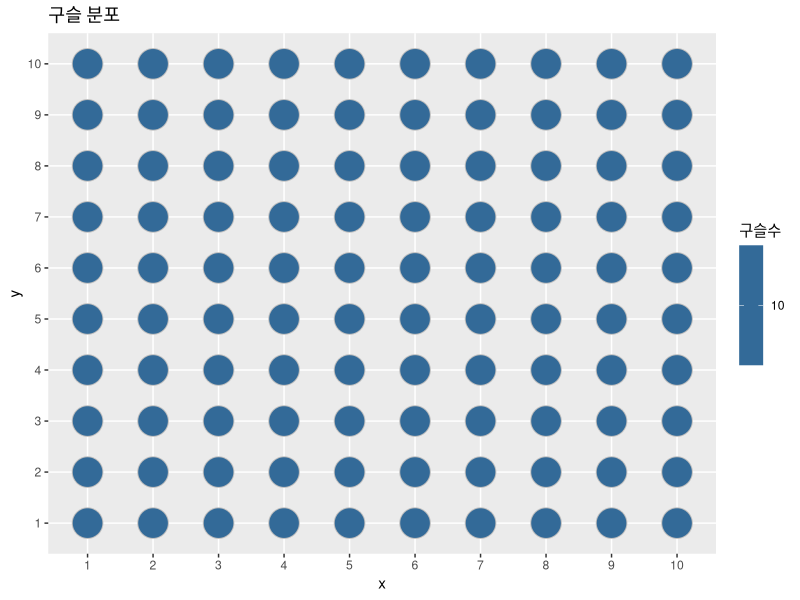
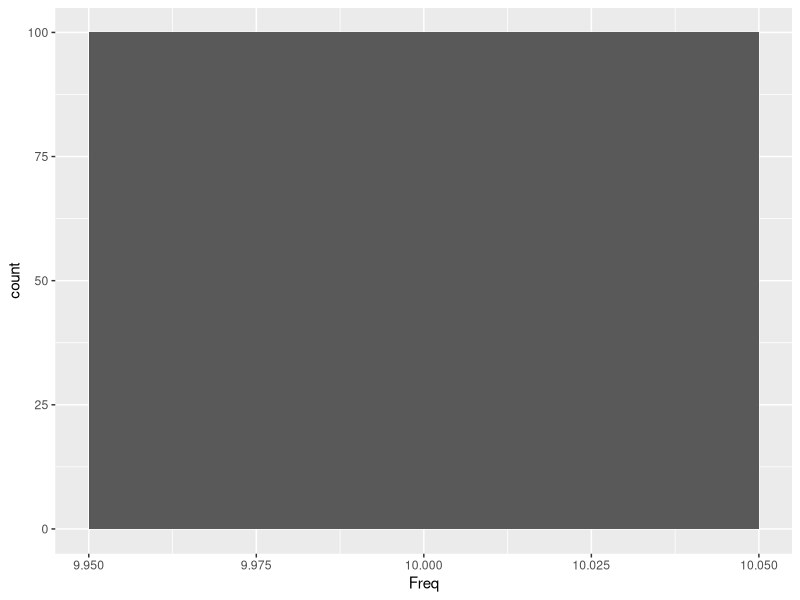
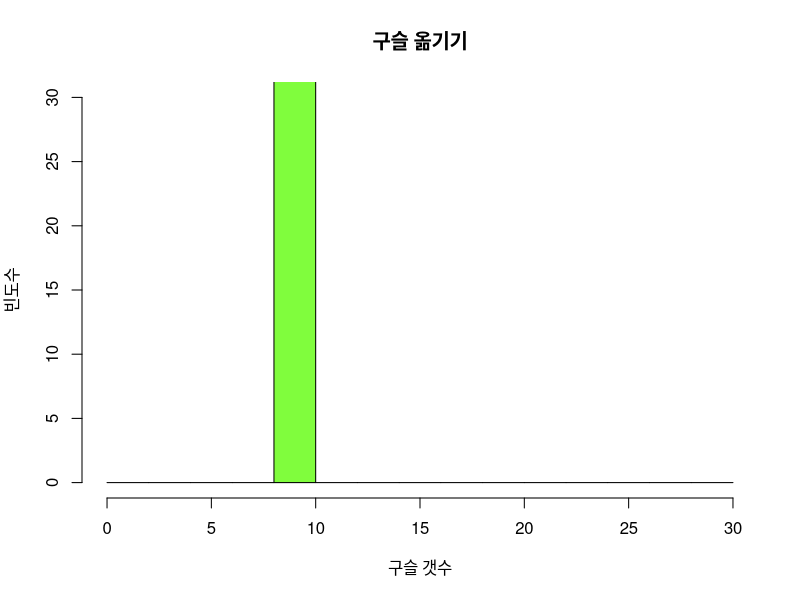
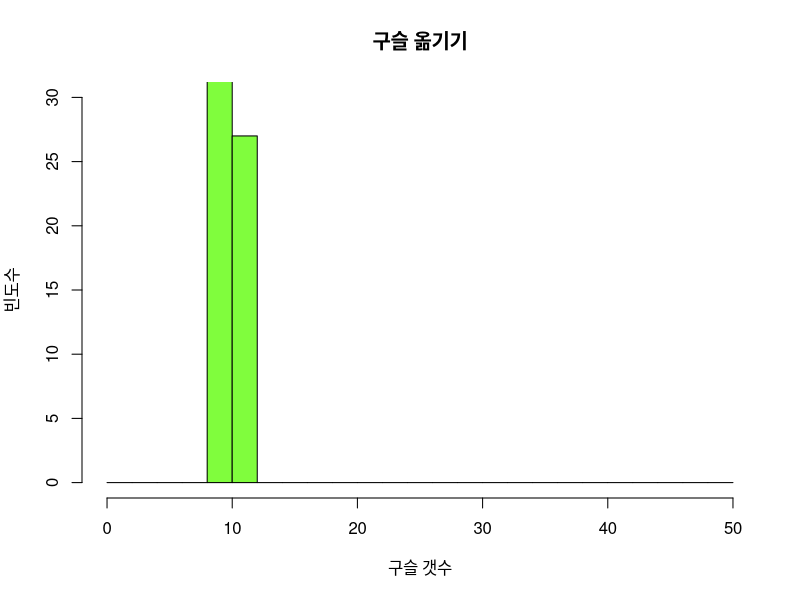
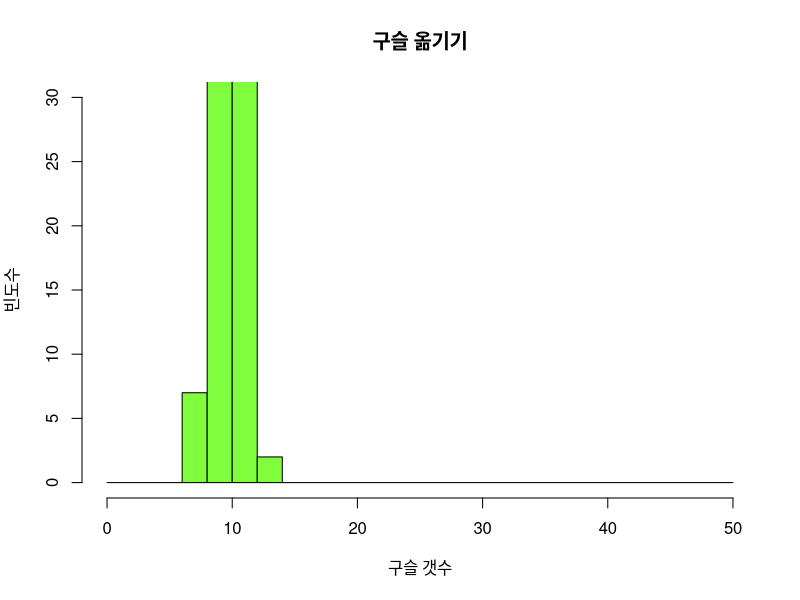
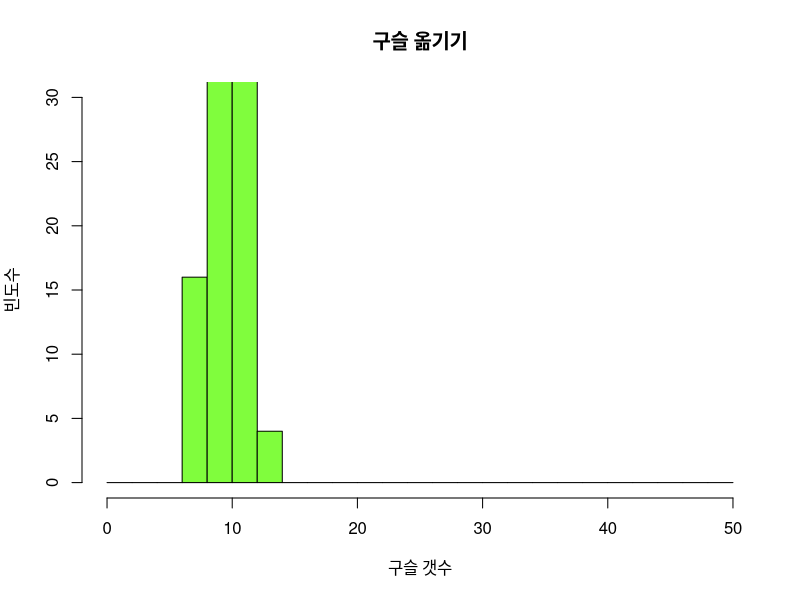
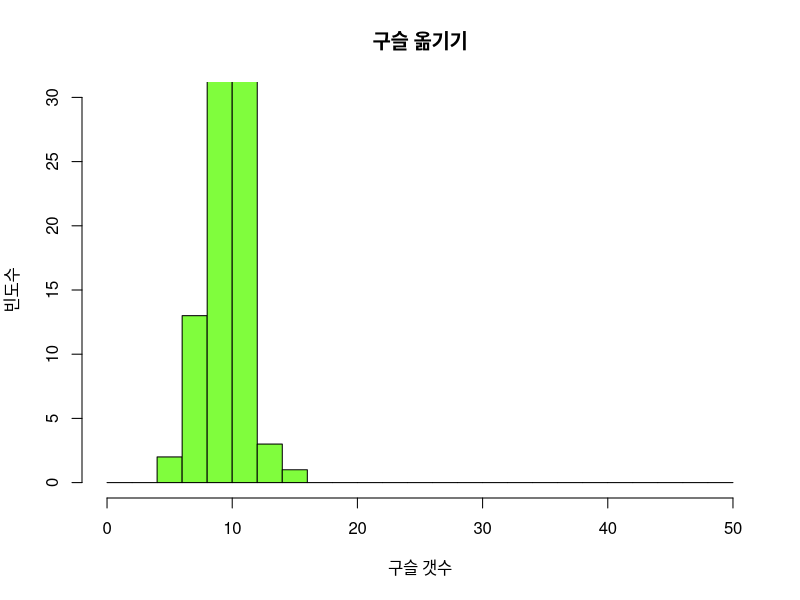
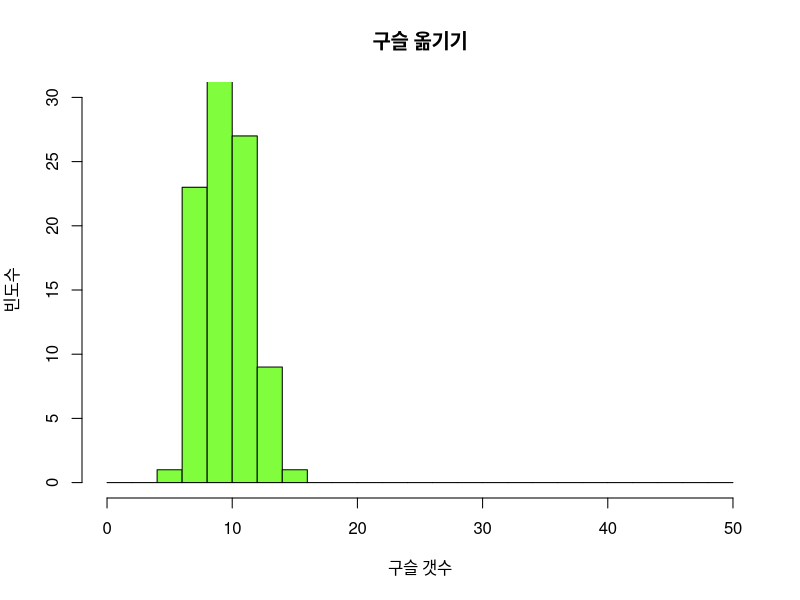

Source code (R) for these figures, in order:
## ---- chunk 1
# Ball_simulation

## ggplot2 로드하기 ###

library(tidyverse)


## 1~10까지 random 숫자를 x 좌표 1000개, y좌표 1000개를 뽑아서 a1, a2에 넣기 ####


#1000개의 구술에 x,y 좌표 이름 붙이기 (일정)
a1<-rep(c(1:10),100)
a2<-rep(1:10,each=100)


##a1, a2를 각각 x,y 좌표로 해서 matrix로 만들어서 m에 넣기 ####

m<-data.frame(cbind(a1,a2))

## x, y에 각각 몇개씩의 구슬이 들어있는지 y로 구하고 이것을 data.frame으로 만들어서 z에 넣기 ####

y<-table(m$a1,m$a2)

z<-data.frame(y)

## 구슬의 개수만큼 원의 사이즈를 비례하게 만들어서 x,y matrix에 표시하기 ####

ggplot(z,aes(x=Var1,y=Var2,fill=z$Freq))+geom_point(colour="grey",shape=21,size=z$Freq)+ xlab('x')+ylab('y')+ggtitle('구슬 분포')+labs(fill='구슬수')

z |> ggplot(aes(Freq))+
  geom_histogram()

## ---- chunk 2
#| echo: false

## 구슬의 개수 히스토그램 그리기 ####

hist(y,main="구슬 옮기기", ylim=c(0,30), xlab="구슬 갯수", ylab="빈도수",col="#80fd3d", breaks=seq(0, 30, 2))

## 한칸씩 욺직이며 구슬 옮기기, 옮기는 횟수를 100번하기 ###

for (l in c(1:100)){
  
  for (i in c(1:10)){
    
    for (j in c(1:10)) { 
      
      ## 구슬을 1개 이상일 때만 옮기기 ##
      
      if (y[i,j]>0){ 
        
        ### 옮기는 구슬의 개수 정하기 t ###
        
        t<-1
        
        ### 구슬을 옮길 때 상/하/좌/우 네가지 경우의 수를 임의로 정하기 k ###
        
        k<-(round(runif(1)*9)+1)%%4
        
        ## 옮기는 칸의 구슬은 t만큼 수를 줄이기
        
        y[i,j]<-y[i,j]-t    
        
        ## k=0 이면 왼쪽으로 구슬 t개를 주기 ##
        
        if(k==0){
          
          if(i==1){
            
            y[i+9,j]=y[i+9,j]+t }
          
          else {
            
            y[i-1,j] = y[i-1,j] + t
            
          }
          
        }
        
        ## k=1 이면 오른쪽으로 구슬 t개를 주기 ##
        
        else if(k==1){
          
          if(i==10){
            
            y[i-9,j]=y[i-9,j]+t }
          
          else {
            
            y[i+1,j] = y[i+1,j] + t
            
          }
          
        }
        
        ## k=2 이면 윗쪽으로 구슬 t개를 주기 ##
        
        else if(k==2){
          
          if(j==1){
            
            y[i,j+9]=y[i,j+9]+t }
          
          else {
            
            y[i,j-1] = y[i,j-1] + t
            
          }
          
        }
        
        ## k=3 이면 아래쪽으로 구슬 t개를 주기 ##
        
        else if(k==3){
          
          if(j==10){
            
            y[i,j-9]=y[i,j-9]+t }
          
          else {
            
            y[i,j+1] = y[i,j+1] + t
            
          }
          
        }
        
      }
      
    }
    
  }
  
  ## 구슬의 개수 히스토그램 그리기 ####

  hist(y,main="구슬 옮기기", ylim=c(0,30), xlab="구슬 갯수", ylab="빈도수",col="#80fd3d", breaks=seq(0, 50, 2)) 
  
  ## 히스토그램 변화를 보기 위하여 지연 시간 0.1초씩 주기 ###
  
  Sys.sleep(0.1) 
  
}





## ---- chunk 3
## 최종 결과 보여주기  히스토그램 ##

hist(y,main="구슬 옮기기", ylim=c(0,30), xlab="구슬 갯수", ylab="빈도수",col="#80fd3d", breaks=seq(0, 50, 2))

## 구슬의 개수만큼 원의 사이즈를 비례하게 만들어서 x,y matrix에 표시하기 ####

z<-data.frame(y)

ggplot(z,aes(x=Var1,y=Var2,fill=z$Freq))+geom_point(colour="grey",shape=21,size=z$Freq)+ xlab('x')+ylab('y')+ggtitle('구슬 분포')+labs(fill='구슬수')


## ---- chunk 4
## 정규성 검사하기 ##

shapiro.test(y)
## ---- chunk 5
#1000개의 구술에 x,y 좌표 이름 붙이기 (랜덤)
a1<-round(runif(1000)*9)+1
a2<-round(runif(1000)*9)+1


##a1, a2를 각각 x,y 좌표로 해서 matrix로 만들어서 m에 넣기 ####

m<-data.frame(cbind(a1,a2))

## x, y에 각각 몇개씩의 구슬이 들어있는지 y로 구하고 이것을 data.frame으로 만들어서 z에 넣기 ####

y<-table(m$a1,m$a2)

z<-data.frame(y)

## 구슬의 개수만큼 원의 사이즈를 비례하게 만들어서 x,y matrix에 표시하기 ####

ggplot(z,aes(x=Var1,y=Var2,fill=z$Freq))+geom_point(colour="grey",shape=21,size=z$Freq)+ xlab('x')+ylab('y')+ggtitle('구슬 분포')+labs(fill='구슬수')

z |> ggplot(aes(Freq))+
  geom_histogram()
## ---- chunk 6
#| echo: false


## 한칸씩 욺직이며 구슬 옮기기, 옮기는 횟수를 100번하기 ###

for (l in c(1:100)){
  
  for (i in c(1:10)){
    
    for (j in c(1:10)) { 
      
      ## 구슬을 1개 이상일 때만 옮기기 ##
      
      if (y[i,j]>0){ 
        
        ### 옮기는 구슬의 개수 정하기 t ###
        
        t<-1
        
        ### 구슬을 옮길 때 상/하/좌/우 네가지 경우의 수를 임의로 정하기 k ###
        
        k<-(round(runif(1)*9)+1)%%4
        
        ## 옮기는 칸의 구슬은 t만큼 수를 줄이기
        
        y[i,j]<-y[i,j]-t    
        
        ## k=0 이면 왼쪽으로 구슬 t개를 주기 ##
        
        if(k==0){
          
          if(i==1){
            
            y[i+9,j]=y[i+9,j]+t }
          
          else {
            
            y[i-1,j] = y[i-1,j] + t
            
          }
          
        }
        
        ## k=1 이면 오른쪽으로 구슬 t개를 주기 ##
        
        else if(k==1){
          
          if(i==10){
            
            y[i-9,j]=y[i-9,j]+t }
          
          else {
            
            y[i+1,j] = y[i+1,j] + t
            
          }
          
        }
        
        ## k=2 이면 윗쪽으로 구슬 t개를 주기 ##
        
        else if(k==2){
          
          if(j==1){
            
            y[i,j+9]=y[i,j+9]+t }
          
          else {
            
            y[i,j-1] = y[i,j-1] + t
            
          }
          
        }
        
        ## k=3 이면 아래쪽으로 구슬 t개를 주기 ##
        
        else if(k==3){
          
          if(j==10){
            
            y[i,j-9]=y[i,j-9]+t }
          
          else {
            
            y[i,j+1] = y[i,j+1] + t
            
          }
          
        }
        
      }
      
    }
    
  }
  
  ## 구슬의 개수 히스토그램 그리기 ####

  hist(y,main="구슬 옮기기", ylim=c(0,30), xlab="구슬 갯수", ylab="빈도수",col="#80fd3d", breaks=seq(0, 50, 2)) 
  
  ## 히스토그램 변화를 보기 위하여 지연 시간 0.1초씩 주기 ###
  
  Sys.sleep(0.1) 
  
}



